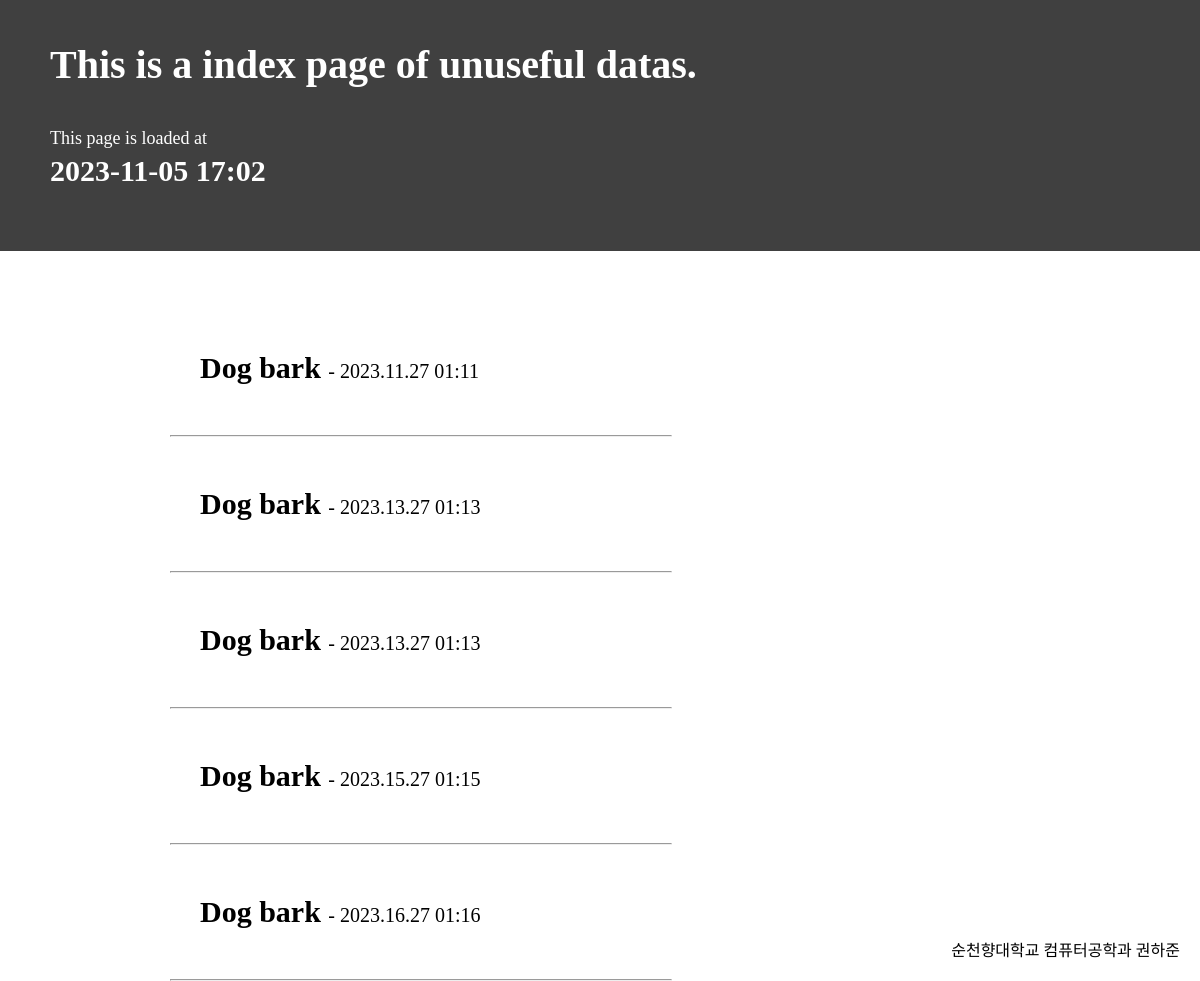
/false-val/, run on an earlier commit of the app's database.
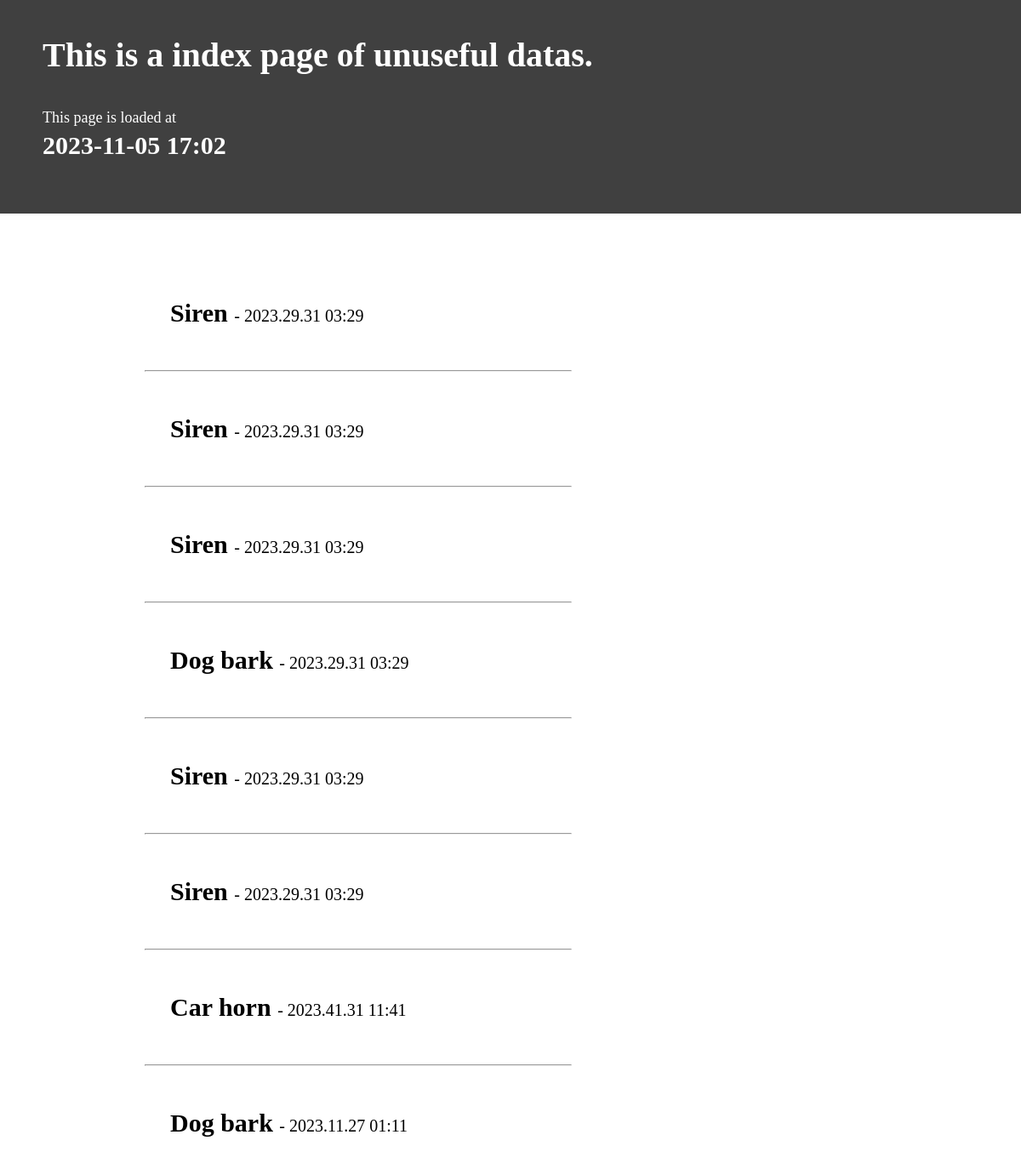
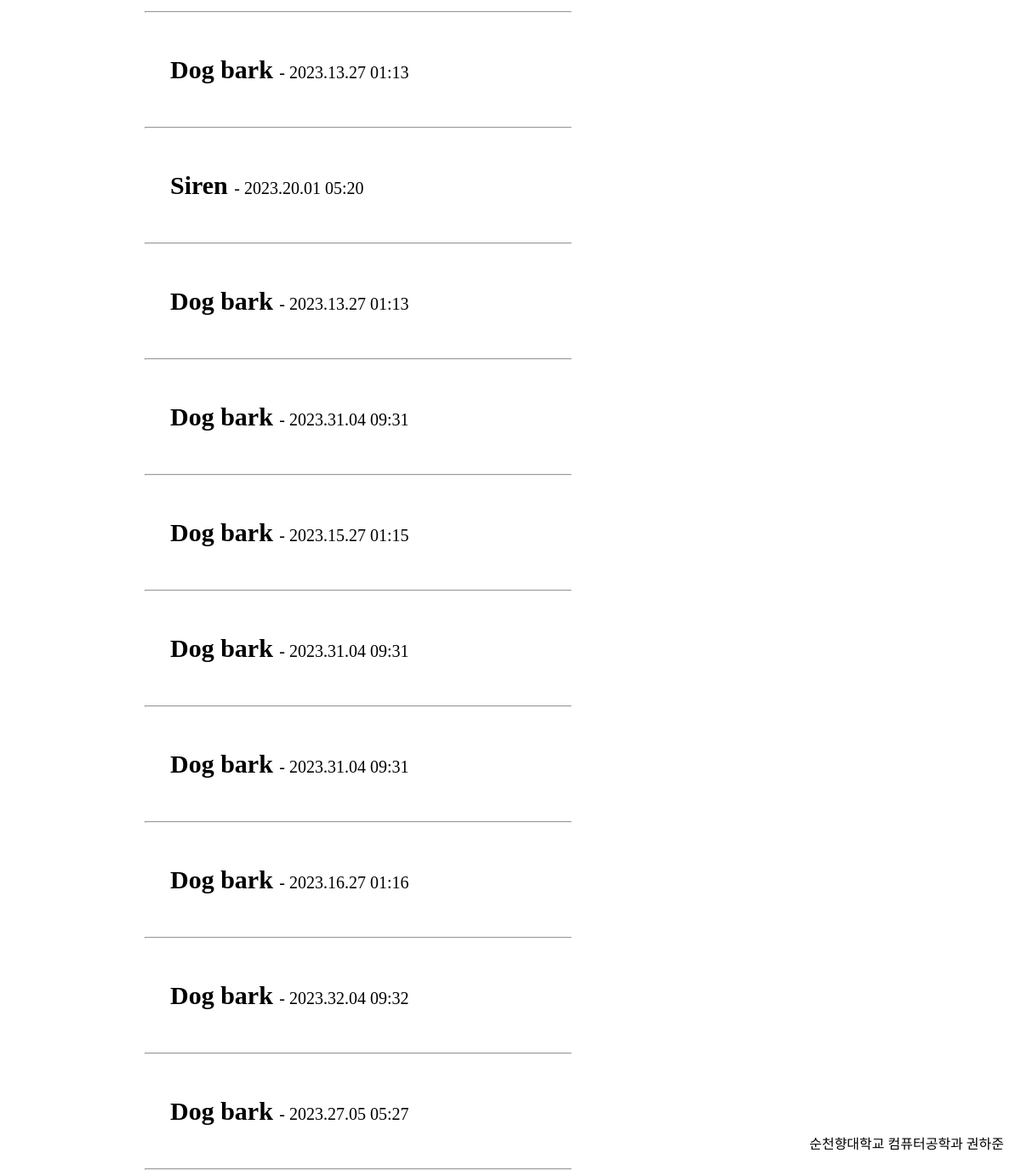
And on a later commit of the database (2 pictures, top to bottom).
### tables this page shows
CREATE TABLE false (id integer primary key, category text, percent_carhorn real, percent_dogbark real, percent_siren real, percent_none real, sound_buf text, datetime text);

### app.py (the view, shortened to what this page needs)
@app.route('/false-val/', methods=['GET', 'POST'])
def false_val():
    if request.method == 'GET':
        now = str(datetime.now())[:16]
        sqlite_connect = sqlite3.connect('sound.db')
        sqlite_cursor = sqlite_connect.cursor()
        sqlite_cursor.execute("SELECT id, category, datetime FROM false")
        db_list = sqlite_cursor.fetchall()
        return render_template('index.html', type = "unuseful", time = now, dataList = db_list)

### templates/index.html (shortened to what this page needs)
<!DOCTYPE html>
<html lang="ko">
<head>
</head>
<body topmargin="0" leftmargin="0" style="width: 100%; height: 250px;">
    <header style="width: 100%; height: 100%; background-color: #404040; padding-top: 1px; margin-bottom: 100px;">
        <h1 style="margin-top:40px; margin-left:50px; font-size:40px; font-; color:white">
            This is a index page of {{type}} datas.
        </h1>
        <div style="margin-top:40px; margin-left:50px; font-size:18px; color:white">
            This page is loaded at
        </div>
        <h2 style="margin-top:5px; margin-left:50px; font-size:30px; color:white">
            {{time}}
        </h2>
    </header>
    {% for id, category, datetime in dataList %}
        <a href="{{id}}" style="color: black; text-decoration:none;" onmouseover="style='text-decoration:underline; color:black'" onmouseout="style='text-decoration:none; color:black;'"><div style="margin-bottom:50px; margin-left: 200px; font-size:30px;"><b>{{category}}</b> <spen style="font-size: 20px;"> - {{datetime}}</spen></div></a>
        <hr width=500px style="margin-left: 170px; margin-bottom: 50px;">
    {% endfor %}
    <div style="position: fixed; bottom: 20px; right: 20px;">순천향대학교 컴퓨터공학과 권하준</div>
</body>
</html>

What changed in the data, as far as the page shows it:
added false: category "Siren", datetime "2023.29.31 03:29"
added false: category "Siren", datetime "2023.29.31 03:29"
added false: category "Siren", datetime "2023.29.31 03:29"
added false: category "Dog bark", datetime "2023.29.31 03:29"
added false: category "Siren", datetime "2023.29.31 03:29"
added false: category "Siren", datetime "2023.29.31 03:29"
added false: category "Car horn", datetime "2023.41.31 11:41"
added false: category "Siren", datetime "2023.20.01 05:20"
added false: category "Dog bark", datetime "2023.31.04 09:31"
added false: category "Dog bark", datetime "2023.31.04 09:31"
added false: category "Dog bark", datetime "2023.31.04 09:31"
added false: category "Dog bark", datetime "2023.32.04 09:32"
added false: category "Dog bark", datetime "2023.27.05 05:27"
